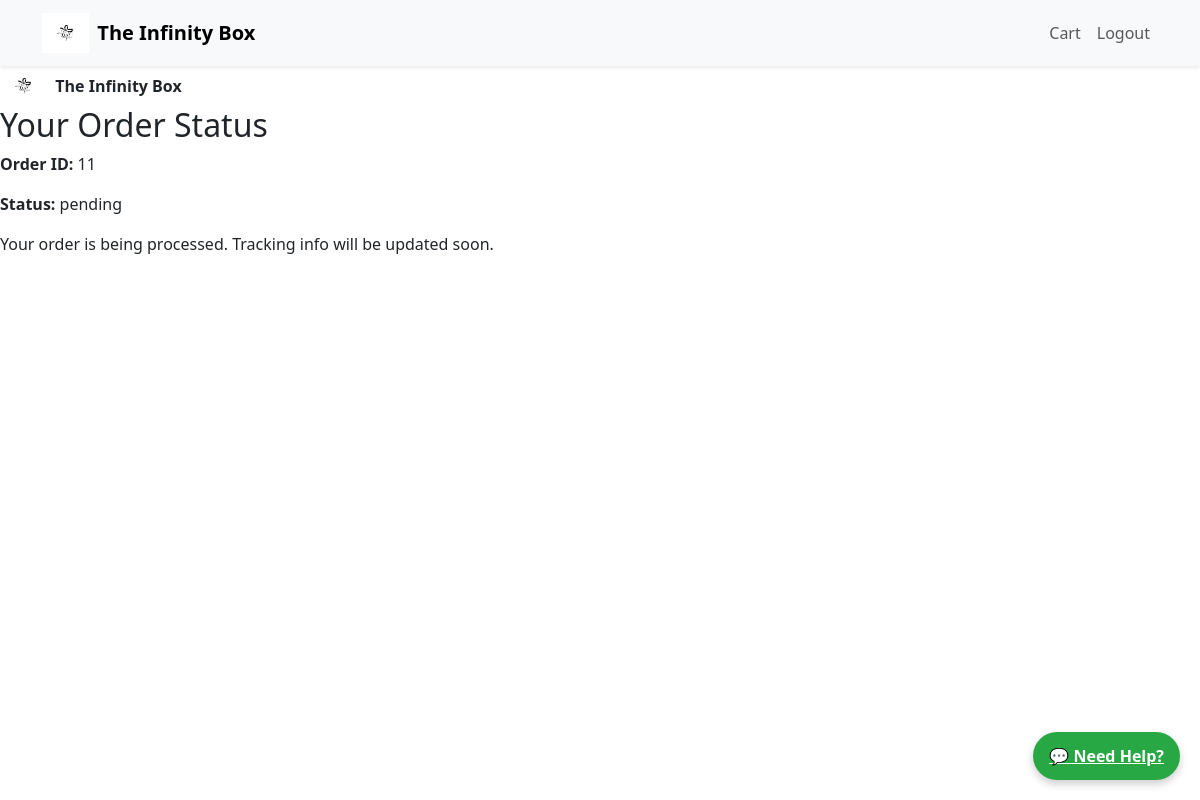
/orders/track/ (signed in), run on an earlier commit of the app's database.
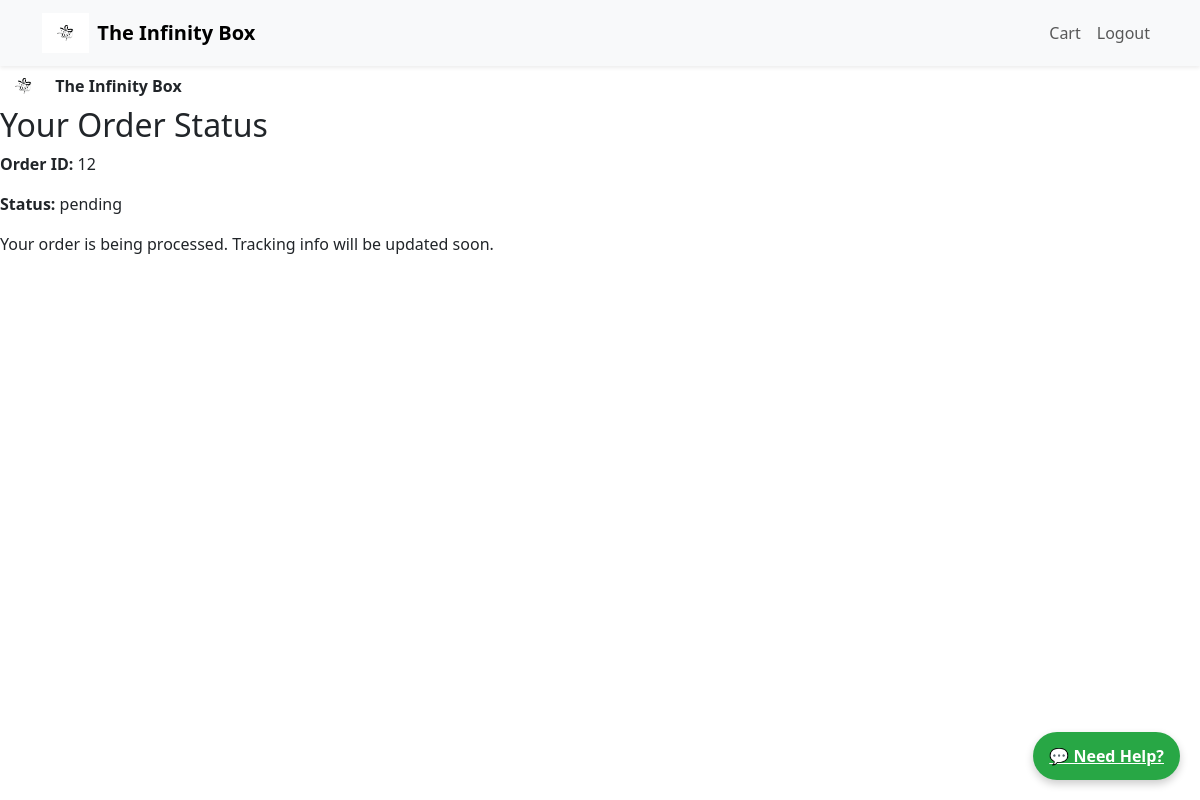
And on a later commit of the database.
### orders/models.py (models this page shows, shortened)
class Order(models.Model):
    STATUS_CHOICES = [
        ('pending', 'Pending'),
        ('processing', 'Processing'),
        ('in_transit', 'In Transit'),
        ('delivered', 'Delivered'),
    ]
    user = models.ForeignKey(User, on_delete=models.CASCADE, null=True, blank=True)
    order_date = models.DateTimeField(auto_now_add=True)
    status = models.CharField(max_length=20, choices=STATUS_CHOICES, default='pending')
    total_price = models.DecimalField(max_digits=10, decimal_places=2, default=0.00)
    shipping_address = models.TextField(default="Not provided")
    otp = models.CharField(max_length=6, blank=True, null=True)  # Optional for tracking
    created_at = models.DateTimeField(auto_now_add=True)
    courier_name = models.CharField(max_length=100, blank=True, null=True)
    tracking_number = models.CharField(max_length=100, blank=True, null=True)
    estimated_delivery = models.DateField(blank=True, null=True)

### orders/views.py (the view)
# urls.py: path('track/', track_order_view, name='track_order'),
def track_order_view(request):
    try:
        order = Order.objects.filter(user=request.user).latest('order_date')
    except Order.DoesNotExist:
        order = None
    return render(request, 'orders/track_order.html', {
        'order': order
    })

### orders/templates/orders/track_order.html
{% extends 'base.html' %}
{% block content %}
<h2>Your Order Status</h2>
{% if order %}
  <p><strong>Order ID:</strong> {{ order.id }}</p>
  <p><strong>Status:</strong> {{ order.status }}</p>
  {% if order.courier_name %}
    <p><strong>Courier:</strong> {{ order.courier_name }}</p>
    <p><strong>Tracking Number:</strong> {{ order.tracking_number }}</p>
    <p><strong>Estimated Delivery:</strong> {{ order.estimated_delivery }}</p>
    <p><a href="https://track.aftership.com/{{ order.courier_name|lower }}/{{ order.tracking_number }}" target="_blank" class="btn btn-primary">Track Package</a></p>
  {% else %}
    <p>Your order is being processed. Tracking info will be updated soon.</p>
  {% endif %}
{% else %}
  <p>No orders found.</p>
{% endif %}
{% endblock %}

What changed in the data, as far as the page shows it:
no longer on this page (row edited): Order: id "11", status "pending"
added Order: id "12", status "pending"
